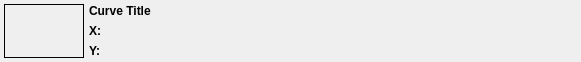
<?xml version="1.0" encoding="UTF-8"?>
<ui version="4.0">
 <class>CurveItemWidget</class>
 <widget class="QWidget" name="CurveItemWidget">
  <property name="geometry">
   <rect>
    <x>0</x>
    <y>0</y>
    <width>581</width>
    <height>61</height>
   </rect>
  </property>
  <property name="sizePolicy">
   <sizepolicy hsizetype="MinimumExpanding" vsizetype="Minimum">
    <horstretch>0</horstretch>
    <verstretch>0</verstretch>
   </sizepolicy>
  </property>
  <property name="windowTitle">
   <string>Form</string>
  </property>
  <layout class="QGridLayout" name="gridLayout">
   <property name="horizontalSpacing">
    <number>5</number>
   </property>
   <property name="margin">
    <number>4</number>
   </property>
   <item row="4" column="3">
    <widget class="QLabel" name="labelYAxis">
     <property name="sizePolicy">
      <sizepolicy hsizetype="MinimumExpanding" vsizetype="Preferred">
       <horstretch>0</horstretch>
       <verstretch>0</verstretch>
      </sizepolicy>
     </property>
     <property name="text">
      <string/>
     </property>
    </widget>
   </item>
   <item row="2" column="2" colspan="2">
    <widget class="QLabel" name="labelTitle">
     <property name="font">
      <font>
       <weight>75</weight>
       <bold>true</bold>
      </font>
     </property>
     <property name="text">
      <string>Curve Title</string>
     </property>
    </widget>
   </item>
   <item row="3" column="3">
    <widget class="QLabel" name="labelXAxis">
     <property name="sizePolicy">
      <sizepolicy hsizetype="MinimumExpanding" vsizetype="Preferred">
       <horstretch>0</horstretch>
       <verstretch>0</verstretch>
      </sizepolicy>
     </property>
     <property name="text">
      <string/>
     </property>
    </widget>
   </item>
   <item row="2" column="1" rowspan="3">
    <widget class="QFrame" name="frameColor">
     <property name="sizePolicy">
      <sizepolicy hsizetype="Fixed" vsizetype="MinimumExpanding">
       <horstretch>0</horstretch>
       <verstretch>0</verstretch>
      </sizepolicy>
     </property>
     <property name="minimumSize">
      <size>
       <width>80</width>
       <height>0</height>
      </size>
     </property>
     <property name="frameShape">
      <enum>QFrame::Box</enum>
     </property>
     <property name="frameShadow">
      <enum>QFrame::Plain</enum>
     </property>
     <layout class="QGridLayout" name="gridLayout_2">
      <property name="margin">
       <number>4</number>
      </property>
     </layout>
    </widget>
   </item>
   <item row="3" column="2">
    <widget class="QLabel" name="label_2">
     <property name="font">
      <font>
       <weight>75</weight>
       <bold>true</bold>
      </font>
     </property>
     <property name="text">
      <string>X:</string>
     </property>
    </widget>
   </item>
   <item row="4" column="2">
    <widget class="QLabel" name="label_3">
     <property name="font">
      <font>
       <weight>75</weight>
       <bold>true</bold>
      </font>
     </property>
     <property name="text">
      <string>Y:</string>
     </property>
    </widget>
   </item>
  </layout>
 </widget>
 <resources/>
 <connections/>
</ui>
